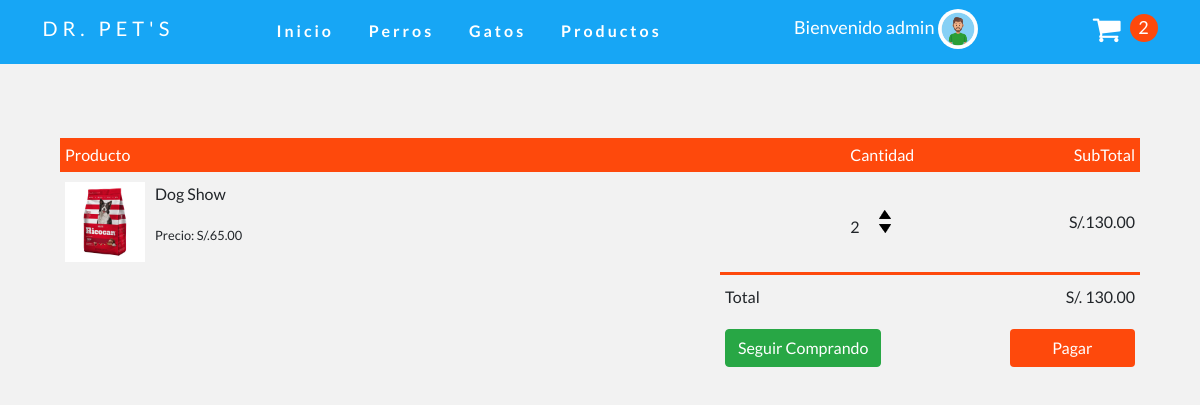
/cart/ (signed in), run on an earlier commit of the app's database.
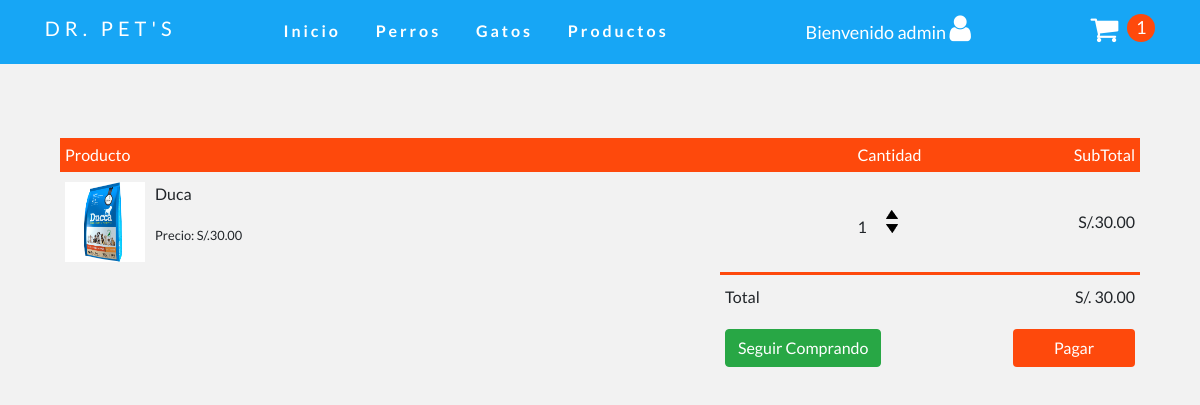
And on a later commit of the database.
### store/models.py (models this page shows, shortened)
class User(AbstractBaseUser, PermissionsMixin):
    username = models.CharField('Nombre de usuario', max_length=30, unique=True)
    email = models.EmailField('E-mail', unique=True)
    name = models.CharField('Nombre', max_length=100, blank=True)
    is_active = models.BooleanField('Esta activo?', blank=True, default=True)
    is_staff = models.BooleanField('Es del Equipo?', blank=True, default=True)
    date_joined = models.DateTimeField('Fecha de Registro', auto_now_add=True)
    foto = models.ImageField(upload_to='perfil' , blank=True , null=True)
    objects = UserManager()
    USERNAME_FIELD = 'username'
    REQUIRED_FIELDS = ['email']
    def __str__(self):
        return self.name or self.username
    class Meta:
        verbose_name = 'Usuario'
        verbose_name_plural = 'usuarios'

class OrderItem(models.Model):
    product = models.ForeignKey(Product, on_delete=models.CASCADE, null=True)
    order = models.ForeignKey(Order, on_delete=models.SET_NULL, null=True)
    quantity = models.IntegerField(default=0, null=True, blank=True)
    date_added = models.DateTimeField(auto_now_add=True)
    @property
    def get_total(self):
        total = self.product.price * self.quantity
        return total
    class Meta:
        verbose_name = "Detalle venta"
        verbose_name_plural = "Detalles Venta"

class Product(models.Model):
    name = models.CharField("nombre",max_length=200)
    description =models.TextField('Descripción',null=True, blank=False,default="")
    price = models.DecimalField("Precio",max_digits=7, decimal_places=2)
    categories = models.ManyToManyField(Category,verbose_name=('Categorias'))
    digital = models.BooleanField(default=False, null=True, blank=False)
    image1 = models.ImageField("Imagen 1",upload_to="productos", null=True, blank=True)
    image2 = models.ImageField("Imagen 2",upload_to="productos", null=True, blank=True)
    class Meta:
        verbose_name = "Producto"
        verbose_name_plural = "Productos"
    @property
    def imageURL(self):
        try:
            url = self.image1.url
        except:
            url = ''
        return url

class Order(models.Model):
    customer = models.ForeignKey(Customer, on_delete=models.SET_NULL, null=True, blank=True,verbose_name="Cliente")
    date_ordered = models.DateTimeField(auto_now_add=True ,verbose_name="Fecha venta")
    complete = models.BooleanField(default=False,verbose_name="Estado")
    transaction_id = models.CharField(max_length=100, null=True,verbose_name="Número de Transacción")
    @property
    def get_cart_total(self):
        orderitems = self.orderitem_set.all()
        total = sum([item.get_total for item in orderitems])
        return total
    @property
    def get_cart_items(self):
        orderitems = self.orderitem_set.all()
        total = sum([item.quantity for item in orderitems])
        return total
    class Meta:
        verbose_name = "Venta"
        verbose_name_plural = "Ventas"

### store/views.py (the view)
# urls.py: path('cart/', views.cart, name="cart"),
def cart(request):
    data = cartData(request)
    cartItems = data['cartItems']
    order = data['order']
    items = data['items']
    context = {'items': items, 'order': order, 'cartItems': cartItems}
    return render(request, 'store/cart.html', context)

### store/utils.py (called while the page is built)
def cartData(request):
    if request.user.is_authenticated:
        customer = request.user.customer
        order, created = Order.objects.get_or_create(customer=customer, complete=False)
        items = order.orderitem_set.all()
        cartItems = order.get_cart_items
    else:
        cookieData = cookieCart(request)
        cartItems = cookieData['cartItems']
        order = cookieData['order']
        items = cookieData['items']
    return {'cartItems': cartItems, 'order': order, 'items': items}

### store/templates/store/cart.html
{% extends 'store/main.html' %}
{% load static %}
{% block content %}
<div class="container cart-page">
	<table>
		<tr>
			<th>Producto</th>
			<th>Cantidad</th>
			<th>SubTotal</th>
		</tr>
		{% for item in items %}
		<tr>
			<td>
				<div class="cart-info">
					<img src="{{item.product.imageURL}}" alt="" width="100px">
					<div>
						<p>{{item.product.name}}</p>
						<small>Precio: S/.{{item.product.price|floatformat:2}}</small>
						<br>
					</div>
				</div>
			</td>
			<td><div style="flex:1">
						<span class="mr-3 ">{{item.quantity}}</span>
						<div class="quantity">
							<img data-product="{{item.product.id}}" data-action="add" class="chg-quantity update-cart" src="{% static  'images/arrow-up.png' %}">
							<img data-product="{{item.product.id}}" data-action="remove" class="chg-quantity update-cart" src="{% static  'images/arrow-down.png' %}">
						</div>
					</div>
			</td>
			<td>S/.{{item.get_total|floatformat:2}}</td>
		</tr>
		{% endfor %}
	</table>
	<div class="total-price">
		<table>
			<tr>
				<td>Total</td>
				<td>S/. {{order.get_cart_total|floatformat:2}}</td>
			</tr>
			<tr>
				<td><a type="button" class="btn btn-success" href="{% url 'home' %}">Seguir Comprando</a></td>
				<td><a type="button" class="btn btn-block boton" href="{% url 'checkout' %}">Pagar</a></td>
			</tr>
		</table>
	</div>
</div>
{% endblock content %}

### store/templates/store/main.html (shortened to what this page needs)
<!DOCTYPE html>
{% load static %}
<html>
<head>
    <link rel="stylesheet" href="https://stackpath.bootstrapcdn.com/bootstrap/4.4.1/css/bootstrap.min.css"
>
    <link rel="stylesheet" href="https://cdnjs.cloudflare.com/ajax/libs/font-awesome/4.7.0/css/font-awesome.min.css">
    <link rel="stylesheet" type="text/css" href="{% static 'css/main.css' %}">
</head>
<body>
<nav>
    <div class="logo">
        <h4><a href="{% url 'home' %}">Dr. Pet's</a></h4>
    </div>
    <ul class="nav-links">
        <li><a href="{% url 'home' %}">Inicio</a></li>
        <li><a href="">Perros</a></li>
        <li><a href="">Gatos</a></li>
        {% if user.is_superuser %}
        <li><a href="{% url 'products' %}">Productos</a></li>
        {% endif %}
    </ul>
    <span class="login">
      {% if user.is_authenticated %}
         {% if request.get_full_path != "/perfil/" %}
        <a href="{% url 'perfil' %}">Bienvenido {{ user.username }}
            {% if user.foto %}<img src="{{ user.foto.url }}" class="rounded-circle" alt="" height="40px">
            {% else %} <i class="fa fa-user"></i>{% endif %} {% endif %} </a>
    {% else %}
         <a href="{% url 'login' %}">Iniciar Sesión <i class="fa fa-user"></i></a>
    {% endif %}
    </span>
    <span class="carrito">
        <a href="{% url 'cart' %}"><i class="fa fa-shopping-cart"></i></a>
        <p id="cart-total" class="mt-2">{{cartItems}}</p>
    </span>
</nav>
<div class="container">
    <br>
    {% block content %}
    {% endblock content %}
</div>
</body>
</html>

What changed in the data, as far as the page shows it:
removed OrderItem: product.imageURL (picture), product.name "Dog Show", product.price "65.00", quantity "2", get_total "130.00"
removed Order: get_cart_total "130.00"
changed User "admin": foto: picture removed
added OrderItem: product.imageURL (picture), product.name "Duca", product.price "30.00", quantity "1", get_total "30.00"
added Order: get_cart_total "30.00"
Also different on the page:
{{ cartItems }}: "2" → "1"
